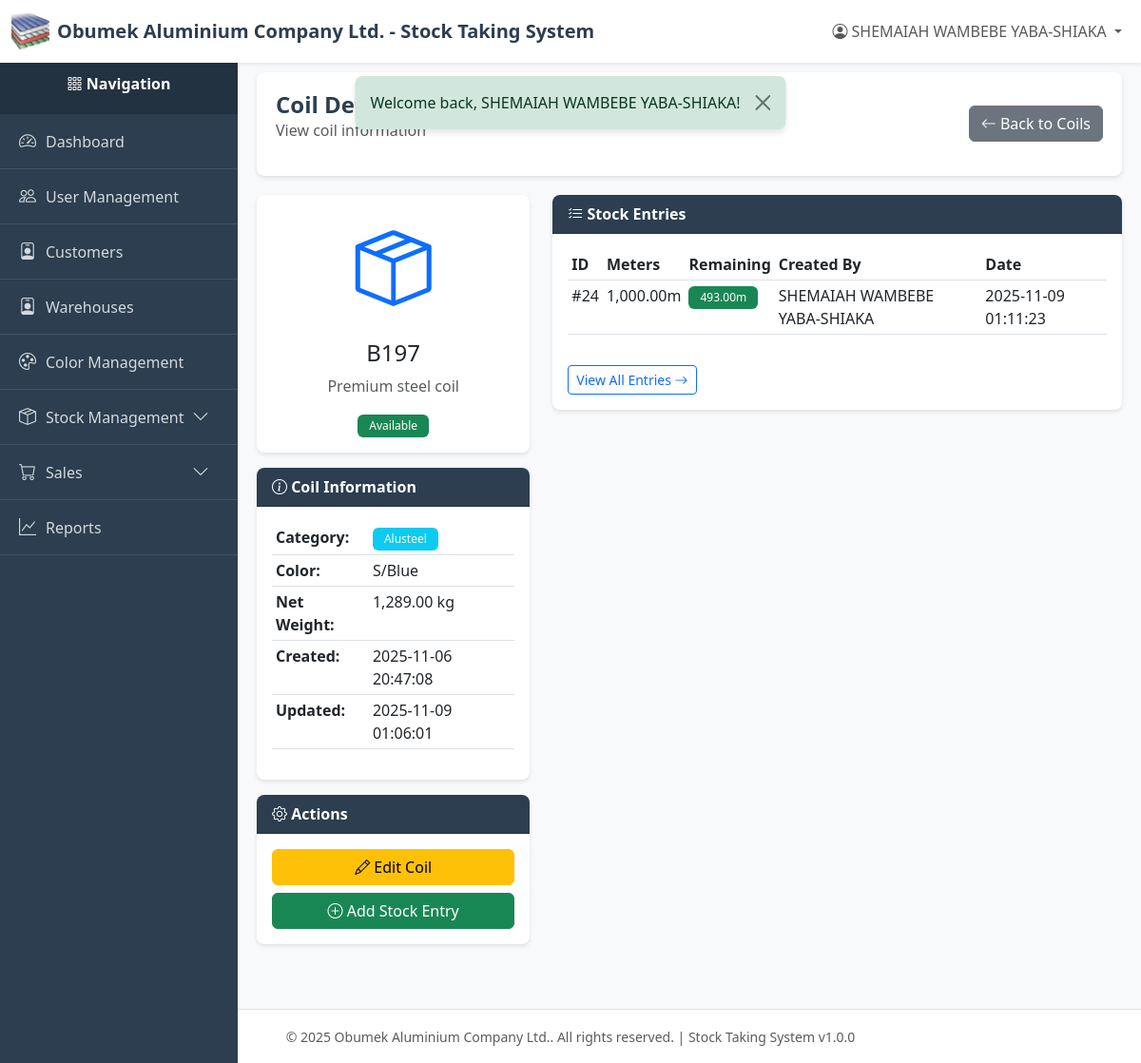
The app's page /index.php?page=coils_view&id=49 (signed in), older data.
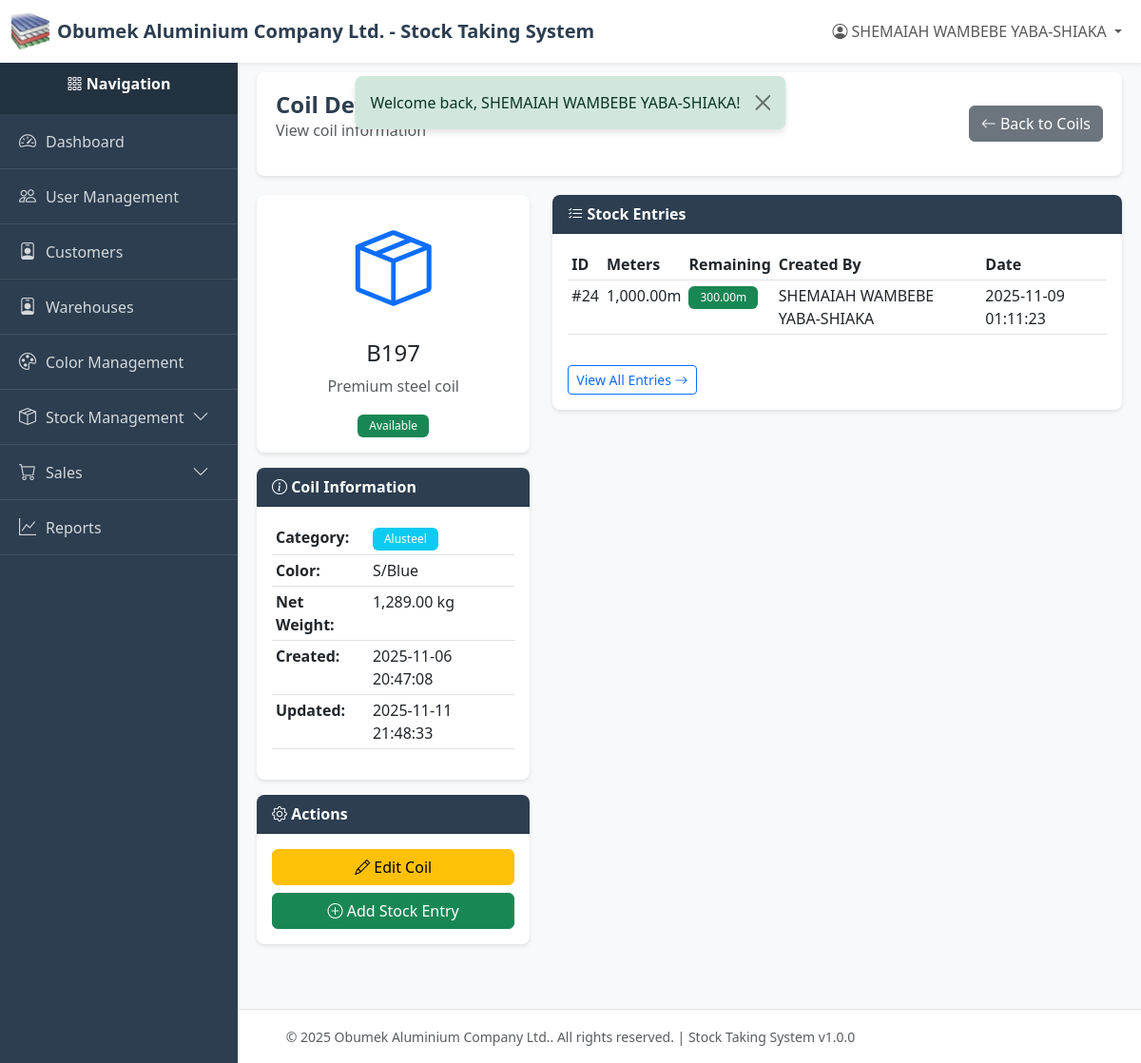
The same page, newer data.
### tables this page shows
CREATE TABLE `coils` (
  `id` int(11) NOT NULL,
  `code` varchar(100) NOT NULL,
  `name` varchar(255) NOT NULL,
  `color` varchar(50) NOT NULL,
  `color_id` int(11) DEFAULT NULL,
  `net_weight` decimal(10,2) NOT NULL,
  `category` varchar(50) NOT NULL,
  `status` varchar(50) NOT NULL DEFAULT 'available',
  `created_by` int(11) NOT NULL,
  `created_at` timestamp NOT NULL DEFAULT current_timestamp(),
  `updated_at` timestamp NULL DEFAULT NULL ON UPDATE current_timestamp(),
  `deleted_at` timestamp NULL DEFAULT NULL
);

CREATE TABLE `stock_entries` (
  `id` int(11) NOT NULL,
  `coil_id` int(11) NOT NULL,
  `meters` decimal(10,2) NOT NULL,
  `meters_remaining` decimal(10,2) NOT NULL,
  `meters_used` decimal(10,2) DEFAULT 0.00,
  `status` enum('available','factory_use','sold') NOT NULL DEFAULT 'available' COMMENT 'Stock entry status: available for direct sale or factory use',
  `created_by` int(11) NOT NULL,
  `created_at` timestamp NOT NULL DEFAULT current_timestamp(),
  `updated_at` timestamp NULL DEFAULT NULL ON UPDATE current_timestamp(),
  `deleted_at` timestamp NULL DEFAULT NULL
);

CREATE TABLE `users` (
  `id` int(11) NOT NULL,
  `email` varchar(255) NOT NULL,
  `password` varchar(255) NOT NULL,
  `name` varchar(255) NOT NULL,
  `role` varchar(50) NOT NULL DEFAULT 'viewer',
  `created_at` timestamp NOT NULL DEFAULT current_timestamp(),
  `updated_at` timestamp NULL DEFAULT NULL ON UPDATE current_timestamp(),
  `deleted_at` timestamp NULL DEFAULT NULL
);

### index.php (called while the page is built, shortened)
<?php
require_once __DIR__ . '/utils/auth_middleware.php';
require_once __DIR__ . '/controllers/routes.php';

### config/db.php (called while the page is built, shortened)
<?php
class Database {
    private static $instance = null;
    private $connection;
    private $host = 'localhost';
    private $db_name = 'stock_system';
    private $username = 'root';
    private $password = '';
    private $charset = 'utf8mb4';
    private function __construct() {
        try {
            $dsn = "mysql:host={$this->host};dbname={$this->db_name};charset={$this->charset}";
            $options = [
                PDO::ATTR_ERRMODE            => PDO::ERRMODE_EXCEPTION,
                PDO::ATTR_DEFAULT_FETCH_MODE => PDO::FETCH_ASSOC,
                PDO::ATTR_EMULATE_PREPARES   => false,
            ];
            $this->connection = new PDO($dsn, $this->username, $this->password, $options);
        } catch (PDOException $e) {
            error_log("Database Connection Error: " . $e->getMessage());
            die("Database connection failed. Please contact the administrator.");
        }
    }
    public static function getInstance() {
        if (self::$instance === null) {
            self::$instance = new self();
        }
        return self::$instance;
    }
    public function getConnection() {
        return $this->connection;
    }
}

### models/coil.php (called while the page is built, shortened)
<?php
require_once __DIR__ . '/../config/db.php';
class Coil
{
    private $db;
    private $table = 'coils';
    public function __construct()
    {
        $this->db = Database::getInstance()->getConnection();
    }
    public function findById($id)
    {
        try {
            $sql = "SELECT c.*, col.name as color_name, col.code as color_code, col.hex_code as color_hex
                    FROM {$this->table} c
                    LEFT JOIN colors col ON c.color_id = col.id
                    WHERE c.id = :id AND c.deleted_at IS NULL";
            $stmt = $this->db->prepare($sql);
            $stmt->execute([':id' => $id]);
            return $stmt->fetch();
        } catch (PDOException $e) {
            error_log('Coil find error: ' . $e->getMessage());
            return false;
        }
    }
}

### utils/helpers.php (called while the page is built, shortened)
<?php
function formatDate($date, $format = 'Y-m-d H:i:s')
{
    $timestamp = strtotime($date);
    return $timestamp ? date($format, $timestamp) : $date;
}
function getStatusBadgeClass($status)
{
    $classes = [
        STOCK_STATUS_AVAILABLE => 'bg-success',
        STOCK_STATUS_FACTORY_USE => 'bg-warning',
        STOCK_STATUS_SOLD => 'bg-danger',
        STOCK_STATUS_OUT_OF_STOCK => 'bg-secondary',
        SALE_STATUS_PENDING => 'bg-warning',
        SALE_STATUS_COMPLETED => 'bg-success',
        SALE_STATUS_CANCELLED => 'bg-danger',
    ];
    return $classes[$status] ?? 'bg-secondary';
}

### utils/auth_middleware.php (called while the page is built, shortened)
<?php
function hasPermission($module, $action = ACTION_VIEW) {
    if (isset($_SESSION['user_role']) && $_SESSION['user_role'] === ROLE_SUPER_ADMIN) {
        return true;
    }
    $permissions = $_SESSION['permissions'];
    return in_array($action, $permissions[$module]);
}

### models/stock_entry.php (called while the page is built, shortened)
<?php
require_once __DIR__ . '/../config/db.php';
class StockEntry
{
    private $db;
    private $table = 'stock_entries';
    public function __construct()
    {
        $this->db = Database::getInstance()->getConnection();
    }
    public function getByCoilId($coilId, $limit = 1000, $offset = 0)
    {
        try {
            $sql = "SELECT se.*, u.name as created_by_name
                    FROM {$this->table} se
                    LEFT JOIN users u ON se.created_by = u.id
                    WHERE se.coil_id = :coil_id AND se.deleted_at IS NULL
                    ORDER BY se.created_at DESC
                    LIMIT :limit OFFSET :offset";
            $stmt = $this->db->prepare($sql);
            $stmt->bindValue(':coil_id', $coilId, PDO::PARAM_INT);
            $stmt->bindValue(':limit', $limit, PDO::PARAM_INT);
            $stmt->bindValue(':offset', $offset, PDO::PARAM_INT);
            $stmt->execute();
            return $stmt->fetchAll();
        } catch (PDOException $e) {
            error_log('Stock entry fetch error: ' . $e->getMessage());
            return [];
        }
    }
    public function getByCoil($coilId, $limit = 1000, $offset = 0, $onlyAvailable = true)
    {
        $entries = $this->getByCoilId($coilId, $limit, $offset);
        if ($onlyAvailable) {
            return array_filter($entries, function ($entry) {
                return $entry['meters_remaining'] > 0 && $entry['deleted_at'] === null;
            });
        }
        return $entries;
    }
}

### views/stock/coils/view.php (the view, shortened to what the changed rows need)
<?php
require_once __DIR__ . '/../../../config/db.php';
require_once __DIR__ . '/../../../models/coil.php';
require_once __DIR__ . '/../../../models/stock_entry.php';
require_once __DIR__ . '/../../../utils/helpers.php';
$coilId = (int)($_GET['id'] ?? 0);
$coilModel = new Coil();
$stockEntryModel = new StockEntry();
$coil = $coilModel->findById($coilId);
$stockEntries = $stockEntryModel->getByCoil($coilId, 10, 0);
require_once __DIR__ . '/../../../layout/header.php';
require_once __DIR__ . '/../../../layout/sidebar.php';
?>
<div class="content-wrapper">
    <div class="page-header">
        <div class="d-flex justify-content-between align-items-center">
            <div>
                <h1 class="page-title">Coil Details</h1>
                <p class="text-muted">View coil information</p>
            </div>
            <a href="/new-stock-system/index.php?page=coils" class="btn btn-secondary">
                <i class="bi bi-arrow-left"></i> Back to Coils
            </a>
        </div>
    </div>
    <div class="row">
        <div class="col-md-4">
            <div class="card">
                <div class="card-body text-center">
                    <i class="bi bi-box-seam text-primary" style="font-size: 80px;"></i>
                    <h4 class="mt-3"><?php echo htmlspecialchars($coil['code']); ?></h4>
                    <p class="text-muted"><?php echo htmlspecialchars($coil['name']); ?></p>
                    <span class="badge <?php echo getStatusBadgeClass($coil['status']); ?>">
                        <?php echo STOCK_STATUSES[$coil['status']] ?? $coil['status']; ?>
                    </span>
                </div>
            </div>
            <div class="card mt-3">
                <div class="card-header">
                    <i class="bi bi-info-circle"></i> Coil Information
                </div>
                <div class="card-body">
                    <table class="table table-sm">
                        <tr>
                            <th>Category:</th>
                            <td><span class="badge bg-info"><?php echo STOCK_CATEGORIES[$coil['category']]; ?></span></td>
                        </tr>
                        <tr>
                            <th>Color:</th>
                            <td><?php echo COIL_COLORS[$coil['color']] ?? $coil['color']; ?></td>
                        </tr>
                        <tr>
                            <th>Net Weight:</th>
                            <td><?php echo number_format($coil['net_weight'], 2); ?> kg</td>
                        </tr>
                        <tr>
                            <th>Created:</th>
                            <td><?php echo formatDate($coil['created_at']); ?></td>
                        </tr>
                        <tr>
                            <th>Updated:</th>
                            <td><?php echo $coil['updated_at'] ? formatDate($coil['updated_at']) : 'Never'; ?></td>
                        </tr>
                    </table>
                </div>
            </div>
            <?php if (hasPermission(MODULE_STOCK_MANAGEMENT, ACTION_EDIT)): ?>
            <div class="card mt-3">
                <div class="card-header">
                    <i class="bi bi-gear"></i> Actions
                </div>
                <div class="card-body d-grid gap-2">
                    <a href="/new-stock-system/index.php?page=coils_edit&id=<?php echo $coil['id']; ?>" class="btn btn-warning">
                        <i class="bi bi-pencil"></i> Edit Coil
                    </a>
                    <a href="/new-stock-system/index.php?page=stock_entries_create&coil_id=<?php echo $coil['id']; ?>" class="btn btn-success">
                        <i class="bi bi-plus-circle"></i> Add Stock Entry
                    </a>
                </div>
            </div>
            <?php endif; ?>
        </div>
        <div class="col-md-8">
            <div class="card">
                <div class="card-header">
                    <i class="bi bi-list-check"></i> Stock Entries
                </div>
                <div class="card-body">
                    <?php if (empty($stockEntries)): ?>
                    <div class="alert alert-info">
                        <i class="bi bi-info-circle"></i> No stock entries for this coil yet.
                    </div>
                    <?php else: ?>
                    <div class="table-responsive">
                        <table class="table table-sm">
                            <thead>
                                <tr>
                                    <th>ID</th>
                                    <th>Meters</th>
                                    <th>Remaining</th>
                                    <th>Created By</th>
                                    <th>Date</th>
                                </tr>
                            </thead>
                            <tbody>
                                <?php foreach ($stockEntries as $entry): ?>
                                <tr>
                                    <td>#<?php echo $entry['id']; ?></td>
                                    <td><?php echo number_format($entry['meters'], 2); ?>m</td>
                                    <td>
                                        <span class="badge <?php echo $entry['meters_remaining'] > 0 ? 'bg-success' : 'bg-secondary'; ?>">
                                            <?php echo number_format($entry['meters_remaining'], 2); ?>m
                                        </span>
                                    </td>
                                    <td><?php echo htmlspecialchars($entry['created_by_name']); ?></td>
                                    <td><?php echo formatDate($entry['created_at']); ?></td>
                                </tr>
                                <?php endforeach; ?>
                            </tbody>
                        </table>
                    </div>
                    <?php endif; ?>
                    <?php if (hasPermission(MODULE_STOCK_MANAGEMENT, ACTION_VIEW)): ?>
                    <div class="mt-3">
                        <a href="/new-stock-system/index.php?page=stock_entries&coil_id=<?php echo $coil['id']; ?>" class="btn btn-sm btn-outline-primary">
                            View All Entries <i class="bi bi-arrow-right"></i>
                        </a>
                    </div>
                    <?php endif; ?>
                </div>
            </div>
        </div>
    </div>
</div>
<?php require_once __DIR__ . '/../../../layout/footer.php'; ?>

Row changes from the older to the newer data that the page shows:
changed coils "Premium steel coil": updated_at "2025-11-09 01:06:01" → "2025-11-11 21:48:33"
changed stock_entries "SHEMAIAH WAMBEBE YABA-SHIAKA": meters_remaining "493.00" → "300.00"
